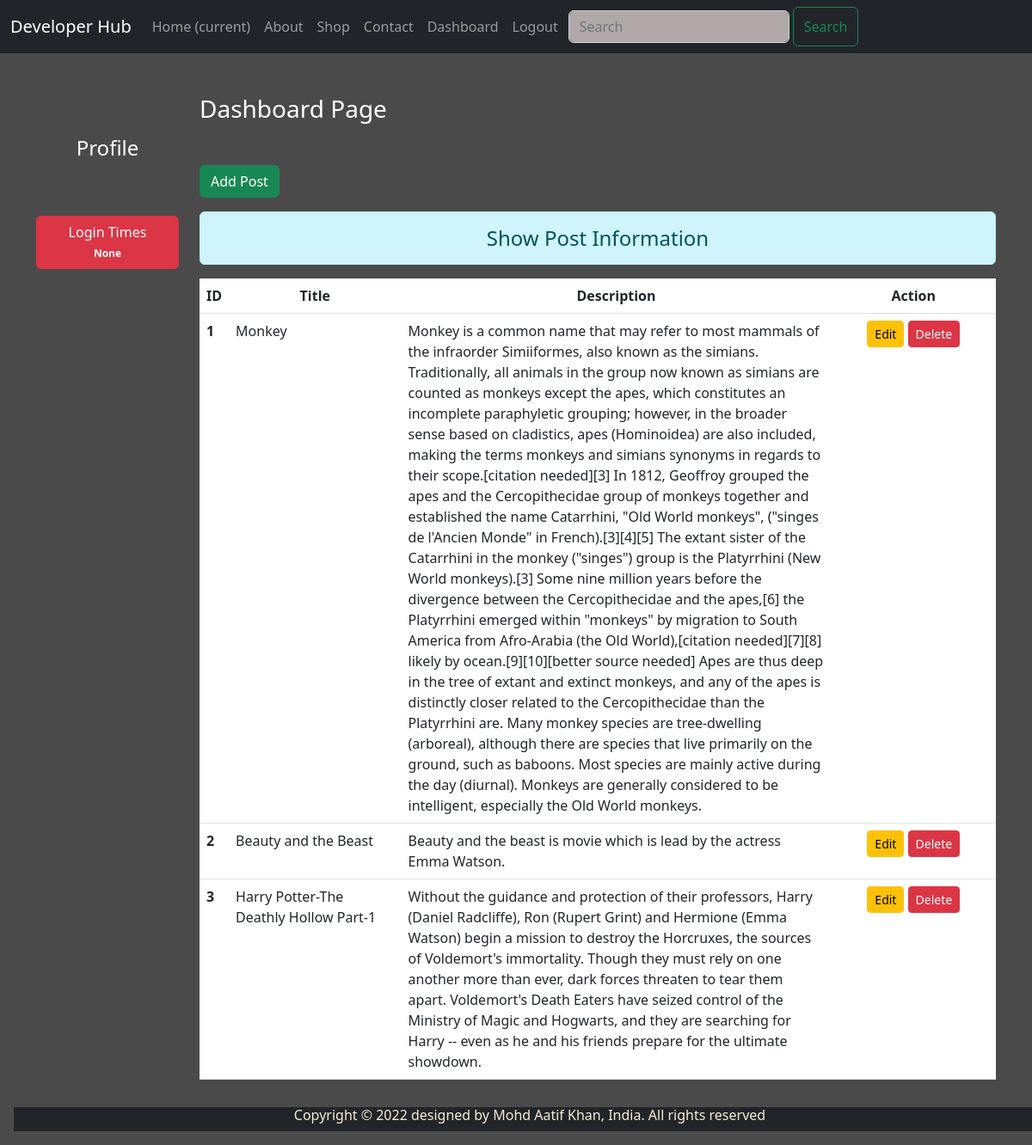
Screenshot of /myapp/dashboard/ (signed in) with the database file from the repository.
### myapp/models.py (models this page shows)
class Post(models.Model):
 title = models.CharField(max_length=150)
 desc = models.TextField()

### myapp/views.py (the view)
# urls.py: path('dashboard/', views.dashboard, name='dashboard'),
def dashboard(request):
    if request.user.is_authenticated:
        posts = Post.objects.all()
        user = request.user
        full_name = user.get_full_name()
        gps = user.groups.all()
        ct = cache.get('count', version=user.pk)
        return render(request, 'myapp/dashboard.html', {'posts': posts, 'full_name': full_name, 'groups': gps, 'ct': ct})
    else:
        return HttpResponseRedirect('/login/')

### myapp/templates/myapp/dashboard.html (shortened to what this page needs)
{% extends 'myapp/base.html' %}
{% load static %}
{% block side %}
<div class="col-sm-2 text-white my-5 text-center">
  <h4 class="my-5">Profile</h4>
  <button type="button" class="btn btn-danger mt-3">
  Login Times <span class="badge badge-light">{{ct}}</span>
  </button>
</div>
{% endblock side %}
{% block content %}
<div class="col-sm-10">
 <h3 class="text-white my-5">Dashboard Page</h3>
 <a href="{% url 'addpost' %}" class="btn btn-success">Add Post</a>
 <h4 class="text-center alert alert-info mt-3">Show Post Information</h4>
  {% if posts %}
   <table class="table table-hover bg-white">
     <thead>
       <tr class="text-center">
         <th scope="col" style="width:2%">ID</th>
         <th scope="col" style="width:22%">Title</th>
         <th scope="col" style="width:55%">Description</th>
         <th scope="col" style="width:21%">Action</th>
       </tr>
     </thead>
     <tbody>
      {% for post in posts %}
       <tr>
         <th scope="row">{{post.id}}</th>
         <td>{{post.title}}</td>
         <td>{{post.desc}}</td>
         <td class="text-center">
          <a href="{% url 'updatepost' post.id %}" class="btn btn-warning btn-sm">Edit</a>
          {% if perms.blog.delete_post %}
          <form action="{% url 'deletepost' post.id %}" method="post" class="d-inline"> {% csrf_token %}
          <input type="submit" class="btn btn-danger btn-sm" value="Delete">
         </form>
         {% endif %}
         </td>
       </tr>
      {% endfor %}
     </tbody>
   </table>
  {% else %}
   <h4 class="text-center alert alert-warning">No Records</h4>
  {% endif %}
</div>
{% endblock content %}

### myapp/templates/myapp/base.html (shortened to what this page needs)
<!DOCTYPE html>
{% load static %}
<html lang="en">
<head>
 <link rel="stylesheet" href="{% static 'myapp/css/bootstrap.css' %}">
 <link rel="stylesheet" href="{% static 'myapp/css/style.css' %}">
</head>
<body>
 <div class="container-fluid bg-dark">
  {% include 'myapp/navbar.html' %}
 </div>
 <div class="container">
  <div class="row">
   {% block side %}
   {% endblock side %}
   {% block content %}
   {% endblock content %}
  </div>
 </div>
 <div class="container-fluid bg-dark m-5">
 {% include 'myapp/footer.html' %}
</div>
</body>
</html>

### myapp/templates/myapp/navbar.html (shortened to what this page needs)
<nav class="navbar navbar-expand-lg navbar-dark bg-dark">
  <a class="navbar-brand" href="#">Developer Hub</a>
  <div class="collapse navbar-collapse" id="navbarNav">
    <ul class="navbar-nav">
      <li class="nav-item active">
        <a class="nav-link" href="/myapp">Home <span class="sr-only">(current)</span></a>
      </li>
      <li class="nav-item">
        <a class="nav-link" href="/myapp/about">About</a>
      </li>
      <li class="nav-item">
        <a class="nav-link" href="/shop">Shop</a>
      </li>
      <li class="nav-item">
        <a class="nav-link" href="/myapp/contact">Contact</a>
      </li>
      {% if request.user.is_authenticated %}
      <li class="nav-item">
        <a class="nav-link" href="/myapp/dashboard">Dashboard</a>
      </li>
      <li class="nav-item">
        <a class="nav-link" href="/myapp/logout">Logout</a>
      </li>
      {% endif %}
    </ul>
    <form class="d-flex " role="search" action="{% url 'search' %}">
        <input class="form-control m-1 " name="searchbox"  type="search" placeholder="Search" aria-label="Search">
        <button class="btn btn-outline-success " type="submit">Search</button>
      </form>
  </div>
</nav>

### myapp/templates/myapp/footer.html
<div class="container">
    <div class="row ">
<h6 class="text-center">Copyright © 2022 designed by Mohd Aatif Khan, India. All rights reserved</h6>
    </div>
</div>

### myapp/static/myapp/css/style.css (style rules this page uses)
body { background-color: rgb(75, 74, 74); color: antiquewhite; }
.form-control { background-color: rgb(177, 168, 168); }

### rows the page displays
Post: id "1", title "Monkey", desc "Monkey is a common name that may refer to most mammals of the infraorder Simiiformes, also known as the simians. Traditionally, all animals in the group now known as simians are counted as monkeys except the apes, which constitutes an incomplete paraphyletic grouping; however, in the broader sense based on cladistics, apes (Hominoidea) are also included, making the terms monkeys and simians synonyms in regards to their scope.[citation needed][3] In 1812, Geoffroy grouped the apes and the Cercopithecidae group of monkeys together and established the name Catarrhini, \"Old World monkeys\", (\"singes de l'Ancien Monde\" in French).[3][4][5] The extant sister of the Catarrhini in the monkey…"
Post: id "2", title "Beauty and the Beast", desc "Beauty and the beast is movie which is lead by the actress Emma Watson."
Post: id "3", title "Harry Potter-The Deathly Hollow Part-1", desc "Without the guidance and protection of their professors, Harry (Daniel Radcliffe), Ron (Rupert Grint) and Hermione (Emma Watson) begin a mission to destroy the Horcruxes, the sources of Voldemort's immortality. Though they must rely on one another more than ever, dark forces threaten to tear them apart. Voldemort's Death Eaters have seized control of the Ministry of Magic and Hogwarts, and they are searching for Harry -- even as he and his friends prepare for the ultimate showdown."

### other values shown
{{ ct }} "None"
